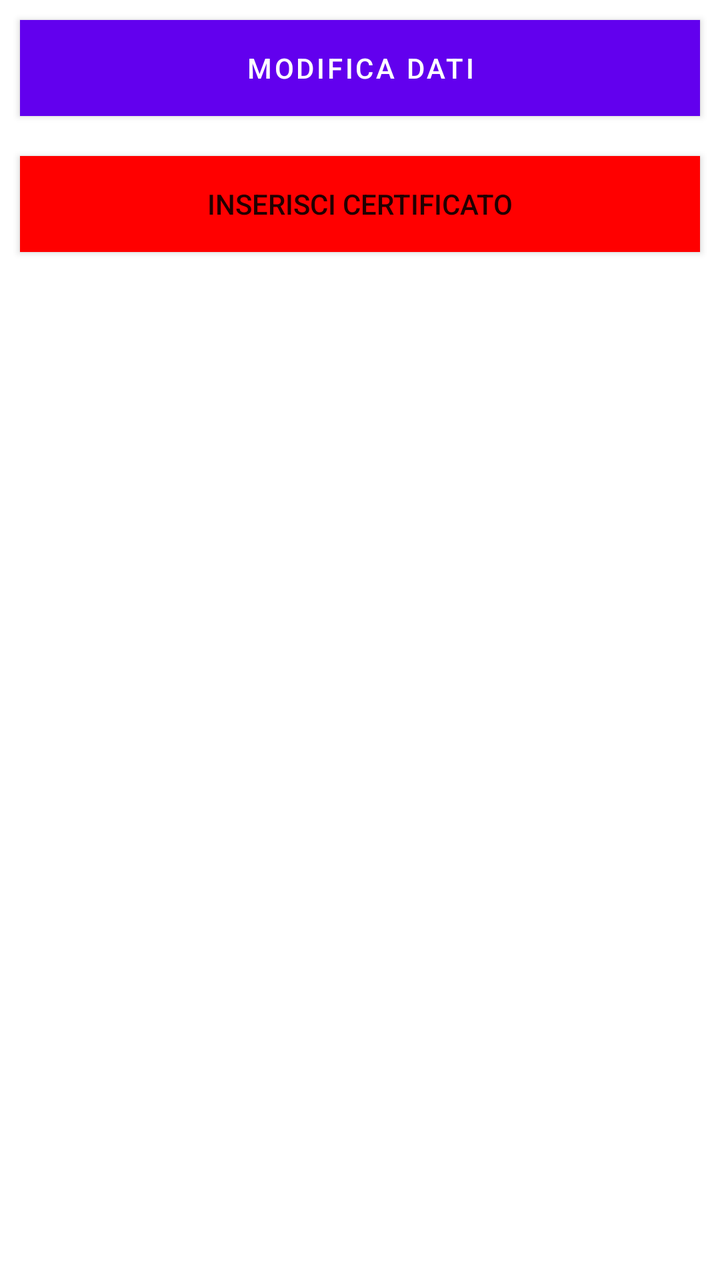
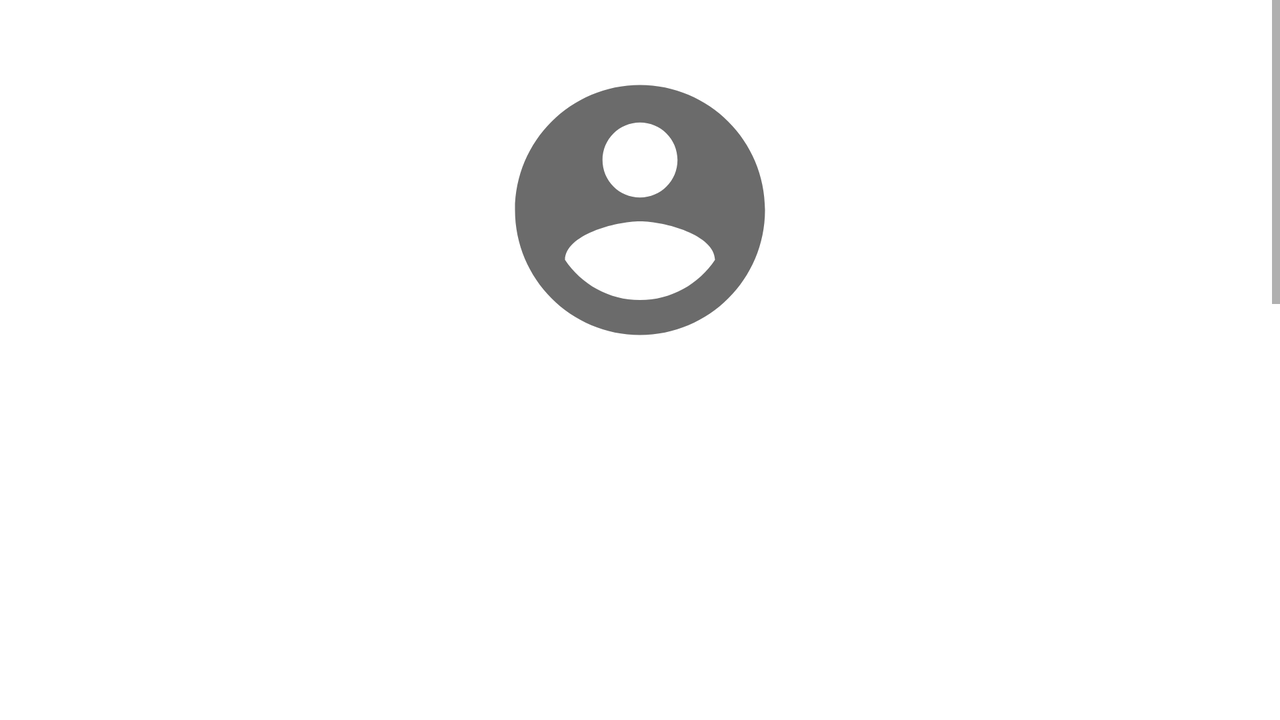

Two renders of one Android screen. The first uses the default layout on a phone; the second uses the alternative layout the repository ships for a different screen configuration, on a matching device. The two XML files are below.
<!-- AndroidManifest.xml: application theme AppTheme -->
<!-- res/layout/activity_profilo.xml -->
<?xml version="1.0" encoding="utf-8"?>
<RelativeLayout xmlns:android="http://schemas.android.com/apk/res/android"
    xmlns:app="http://schemas.android.com/apk/res-auto"
    xmlns:tools="http://schemas.android.com/tools"
    android:layout_width="match_parent"
    android:layout_height="match_parent"
    tools:context=".utente.ProfiloActivity">

    <LinearLayout
        android:id="@+id/linear"
        android:layout_width = "match_parent"
        android:layout_height = "wrap_content"
        android:orientation = "horizontal"
        >



        <ListView
            android:id = "@+id/list_profilo"
            android:layout_width = "wrap_content"
            android:layout_height = "match_parent"
            android:divider = "#000"
            android:dividerHeight = "1dp"
            android:footerDividersEnabled = "false"
            android:headerDividersEnabled = "false"/>

    </LinearLayout>
    <LinearLayout
        android:layout_width="match_parent"
        android:layout_height="wrap_content"
        android:layout_below="@+id/linear"

        android:orientation="vertical">

        <com.google.android.material.button.MaterialButton
            android:layout_width="match_parent"
            android:layout_height="wrap_content"
            android:layout_gravity="center"
            android:background="#43A047"
            android:text="Modifica dati"
            android:layout_margin="10dp"
            app:icon="@drawable/ic_pencil_24dp">
        </com.google.android.material.button.MaterialButton>

        <Button
            android:id="@+id/certificato"
            android:layout_width="match_parent"
            android:layout_height="wrap_content"
            android:layout_gravity="center"
            android:background="@color/red"
            android:text="inserisci certificato"
            android:layout_margin = "10dp"
            app:icon="@drawable/ic_baseline_add_24">
        </Button>



    </LinearLayout>
</RelativeLayout>
<!-- resources referenced by this layout -->
<resources>
  <color name="red">#ff0000</color>
  <style name="AppTheme" parent="Theme.MaterialComponents.Light">
          
          <item name="colorPrimary">@color/colorPrimary</item>
          <item name="colorPrimaryDark">@color/colorPrimaryDark</item>
          <item name="colorAccent">@color/colorAccent</item>
          <item name="actionMenuTextColor">@color/white</item>
      </style>
  <color name="white">#FFFFFFFF</color>
</resources>
<!-- res/layout-land/activity_profilo.xml (the author's variant of the layout above) -->
<!-- drawn on the phone turned sideways -->
<?xml version="1.0" encoding="utf-8"?>
<RelativeLayout xmlns:android="http://schemas.android.com/apk/res/android"
    xmlns:app="http://schemas.android.com/apk/res-auto"
    xmlns:tools="http://schemas.android.com/tools"
    android:layout_width="match_parent"
    android:layout_height="match_parent"
    tools:context="com.batsoftware.contagiapp.utente.ProfiloActivity">

    <ScrollView
        android:layout_width="match_parent"
        android:layout_height="match_parent">

        <RelativeLayout
            android:layout_width="match_parent"
            android:layout_height="wrap_content">

            <LinearLayout
                android:layout_width="match_parent"
                android:layout_height="wrap_content"
                android:orientation="vertical">


                <androidx.cardview.widget.CardView
                    android:layout_width="wrap_content"
                    android:layout_height="wrap_content"
                    android:layout_gravity="center"
                    android:layout_marginTop="30dp"
                    android:orientation="vertical"
                    app:cardCornerRadius="150dp"
                    app:cardElevation="0dp">

                    <ImageView
                        android:id="@+id/imgProfilo"
                        android:layout_width="150dp"
                        android:layout_height="150dp"
                        android:src="@drawable/ic_baseline_account_circle_24_gray"/>

                </androidx.cardview.widget.CardView>

                <ListView
                    android:id="@+id/list_profilo"
                    android:layout_width="wrap_content"
                    android:layout_height="525dp"
                    android:divider="@android:drawable/button_onoff_indicator_on"
                    android:dividerHeight="5px"
                    android:footerDividersEnabled="false"
                    android:headerDividersEnabled="false">

                </ListView>

                <com.google.android.material.button.MaterialButton
                    android:id="@+id/modifica_dati"
                    android:layout_width="match_parent"
                    android:layout_height="wrap_content"
                    android:layout_gravity="center"
                    android:layout_marginHorizontal="30dp"
                    android:layout_marginVertical="10dp"
                    android:padding="10dp"
                    android:text="@string/modify_data"
                    android:textSize="16dp"
                    app:cornerRadius="20dp"
                    app:icon="@drawable/ic_pencil_24dp" />

                <com.google.android.material.button.MaterialButton
                    android:id="@+id/logout"
                    android:layout_width="match_parent"
                    android:layout_height="wrap_content"
                    android:layout_gravity="center"
                    android:layout_marginHorizontal="30dp"
                    android:layout_marginVertical="10dp"
                    android:padding="10dp"
                    app:cornerRadius="20dp"
                    android:text="Log Out"
                    android:textSize="16dp"
                    app:backgroundTint="@color/red"/>



                


            </LinearLayout>

        </RelativeLayout>
    </ScrollView>

</RelativeLayout>
<!-- resources referenced by the variant -->
<!-- as the phone turned sideways resolves them -->
<resources>
  <color name="red">#ff0000</color>
  <!-- drawable ic_baseline_account_circle_24_gray (drawable) -->
  <vector android:alpha="0.81" android:height="24dp"
      android:tint="#484848" android:viewportHeight="24"
      android:viewportWidth="24" android:width="24dp" xmlns:android="http://schemas.android.com/apk/res/android">
      <path android:fillColor="@android:color/white" android:pathData="M12,2C6.48,2 2,6.48 2,12s4.48,10 10,10 10,-4.48 10,-10S17.52,2 12,2zM12,5c1.66,0 3,1.34 3,3s-1.34,3 -3,3 -3,-1.34 -3,-3 1.34,-3 3,-3zM12,19.2c-2.5,0 -4.71,-1.28 -6,-3.22 0.03,-1.99 4,-3.08 6,-3.08 1.99,0 5.97,1.09 6,3.08 -1.29,1.94 -3.5,3.22 -6,3.22z"/>
  </vector>
  <string name="modify_data">modifica dati</string>
  <style name="AppTheme" parent="Theme.MaterialComponents.Light">
          
          <item name="colorPrimary">@color/colorPrimary</item>
          <item name="colorPrimaryDark">@color/colorPrimaryDark</item>
          <item name="colorAccent">@color/colorAccent</item>
          <item name="actionMenuTextColor">@color/white</item>
      </style>
  <color name="white">#FFFFFFFF</color>
</resources>
